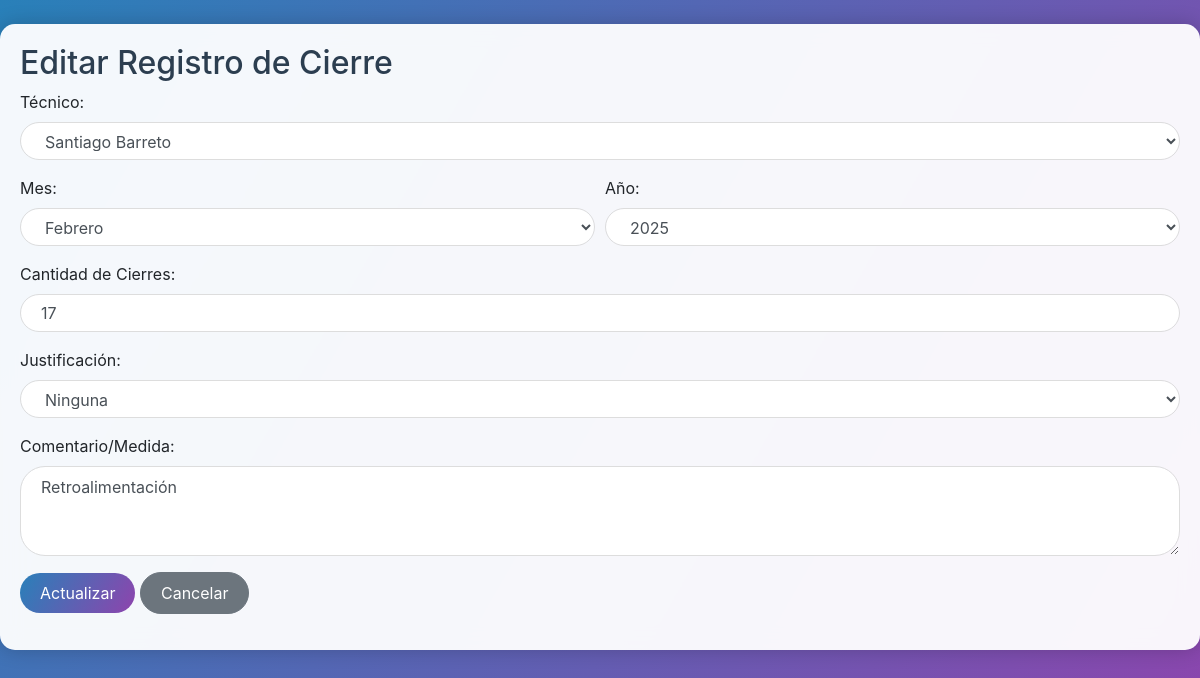
/modulos/reporte_cierres/editar.php?id=90 (signed in), run on the app's committed database.
### tables this page shows
CREATE TABLE `reporte_cierres` (
  `id` int NOT NULL,
  `tecnico_id` int NOT NULL,
  `mes` int NOT NULL,
  `anio` int NOT NULL,
  `cantidad_cierres` int DEFAULT '0',
  `estado` enum('normal','bajo','muy_bajo','justificado') DEFAULT 'normal',
  `justificacion` enum('N','R','V','P') DEFAULT 'N',
  `comentario_medida` text,
  `fecha_registro` timestamp NULL DEFAULT CURRENT_TIMESTAMP
);

CREATE TABLE `usuarios` (
  `id` int NOT NULL,
  `username` varchar(50) NOT NULL,
  `password` varchar(255) NOT NULL,
  `nombre` varchar(100) NOT NULL,
  `rol` enum('administrador','tecnico','supervisor','administrativo') NOT NULL DEFAULT 'tecnico',
  `codigo_tecnico` varchar(10) DEFAULT NULL,
  `estado` enum('activo','inactivo') NOT NULL DEFAULT 'activo'
);

### models/Usuario.php (called while the page is built, shortened)
<?php
class Usuario {
    private $conn;
    public function __construct($db) {
        $this->conn = $db;
    }
    public function obtenerTecnicos() {
        $query = "SELECT id, nombre FROM usuarios WHERE rol = 'tecnico' AND estado = 'activo' ORDER BY nombre";
        try {
            $stmt = $this->conn->prepare($query);
            $stmt->execute();
            return $stmt;
        } catch(PDOException $e) {
            return false;
        }
    }
}
?>

### models/ReporteCierres.php (called while the page is built, shortened)
<?php
class ReporteCierres {
    private $conn;
    private $table_name = "reporte_cierres";
    public function __construct($db) {
        $this->conn = $db;
    }
    public function obtenerUno($id) {
        $query = "SELECT * FROM " . $this->table_name . " WHERE id = :id";
        try {
            $stmt = $this->conn->prepare($query);
            $stmt->bindParam(":id", $id);
            $stmt->execute();
            return $stmt->fetch(PDO::FETCH_ASSOC);
        } catch(PDOException $e) {
            error_log("Error al obtener registro: " . $e->getMessage());
            return false;
        }
    }
}

### modulos/reporte_cierres/editar.php (the view, shortened to what this page needs)
<?php
include_once '../../config/database.php';
include_once '../../models/ReporteCierres.php';
include_once '../../models/Usuario.php';
$database = new Database();
$db = $database->getConnection();
$reporte = new ReporteCierres($db);
$usuario = new Usuario($db);
$id = $_GET['id'];
$registro = $reporte->obtenerUno($id);
$tecnicos = $usuario->obtenerTecnicos();
?>
<!DOCTYPE html>
<html lang="es">
<head>
    <link rel="stylesheet" href="https://stackpath.bootstrapcdn.com/bootstrap/4.5.2/css/bootstrap.min.css">
    <link rel="stylesheet" href="https://cdnjs.cloudflare.com/ajax/libs/font-awesome/5.15.4/css/all.min.css">
    <link rel="stylesheet" href="../../assets/css/style.css">
</head>
<body>
    <div class="container mt-4">
        <h2>Editar Registro de Cierre</h2>
        <form method="POST" class="needs-validation" novalidate>
            <div class="form-group">
                <label>Técnico:</label>
                <select name="tecnico_id" class="form-control" required>
                    <?php while ($tecnico = $tecnicos->fetch(PDO::FETCH_ASSOC)): ?>
                        <option value="<?php echo $tecnico['id']; ?>"
                                <?php echo ($tecnico['id'] == $registro['tecnico_id']) ? 'selected' : ''; ?>>
                            <?php echo htmlspecialchars($tecnico['nombre']); ?>
                        </option>
                    <?php endwhile; ?>
                </select>
            </div>
            <div class="form-row">
                <div class="form-group col-md-6">
                    <label>Mes:</label>
                    <select name="mes" class="form-control" required>
                        <?php
                        $meses = array(
                            1 => "Enero", 2 => "Febrero", 3 => "Marzo", 4 => "Abril",
                            5 => "Mayo", 6 => "Junio", 7 => "Julio", 8 => "Agosto",
                            9 => "Septiembre", 10 => "Octubre", 11 => "Noviembre", 12 => "Diciembre"
                        );
                        foreach ($meses as $num => $nombre) {
                            $selected = ($num == $registro['mes']) ? 'selected' : '';
                            echo "<option value='$num' $selected>$nombre</option>";
                        }
                        ?>
                    </select>
                </div>
                <div class="form-group col-md-6">
                    <label>Año:</label>
                    <select name="anio" class="form-control" required>
                        <?php
                        $anio_actual = date('Y');
                        for ($i = 2023; $i <= $anio_actual; $i++) {
                            $selected = ($i == $registro['anio']) ? 'selected' : '';
                            echo "<option value='$i' $selected>$i</option>";
                        }
                        ?>
                    </select>
                </div>
            </div>
            <div class="form-group">
                <label>Cantidad de Cierres:</label>
                <input type="number" name="cantidad_cierres" class="form-control"
                       value="<?php echo htmlspecialchars($registro['cantidad_cierres']); ?>" required>
            </div>
            <div class="form-group">
                <label>Justificación:</label>
                <select name="justificacion" class="form-control" id="justificacion">
                    <option value="ninguna" <?php echo ($registro['justificacion'] == 'ninguna') ? 'selected' : ''; ?>>Ninguna</option>
                </select>
            </div>
            <div class="form-group" id="comentarioDiv" style="display: <?php echo ($registro['justificacion'] != 'ninguna') ? 'block' : 'none'; ?>;">
                <label>Comentario/Medida:</label>
                <textarea name="comentario_medida" class="form-control" rows="3"><?php echo htmlspecialchars($registro['comentario_medida']); ?></textarea>
            </div>
            <div class="form-group">
                <button type="submit" class="btn btn-primary">Actualizar</button>
                <a href="index.php" class="btn btn-secondary">Cancelar</a>
            </div>
        </form>
    </div>
</body>
</html>

### assets/css/style.css (style rules this page uses)
body { background: linear-gradient(120deg, #2980b9, #8e44ad); min-height: 100vh; padding-bottom: 2rem; }
.container { background: rgba(255,255,255,0.95); border-radius: 15px; box-shadow: 0 0 20px rgba(0,0,0,0.2); backdrop-filter: blur(10px); padding: 20px; margin-top: 20px; margin-left: auto; margin-right: auto; width: 100%; max-width: 1400px; }
.btn { border-radius: 25px; padding: 8px 20px; transition: transform 0.3s ease; }
.btn-primary { background: linear-gradient(120deg, #2980b9, #8e44ad); border: none; }
.form-control { border-radius: 25px; padding: 8px 20px; border: 1px solid #ddd; }
.container h2, .container td, .container th { color: #2c3e50 !important; }

### data on the page
reporte_cierres: tecnico_id "Santiago Barreto", cantidad_cierres "17", comentario_medida "Retroalimentación"

### other printed values
form field mes "Febrero"
form field anio "2025"
